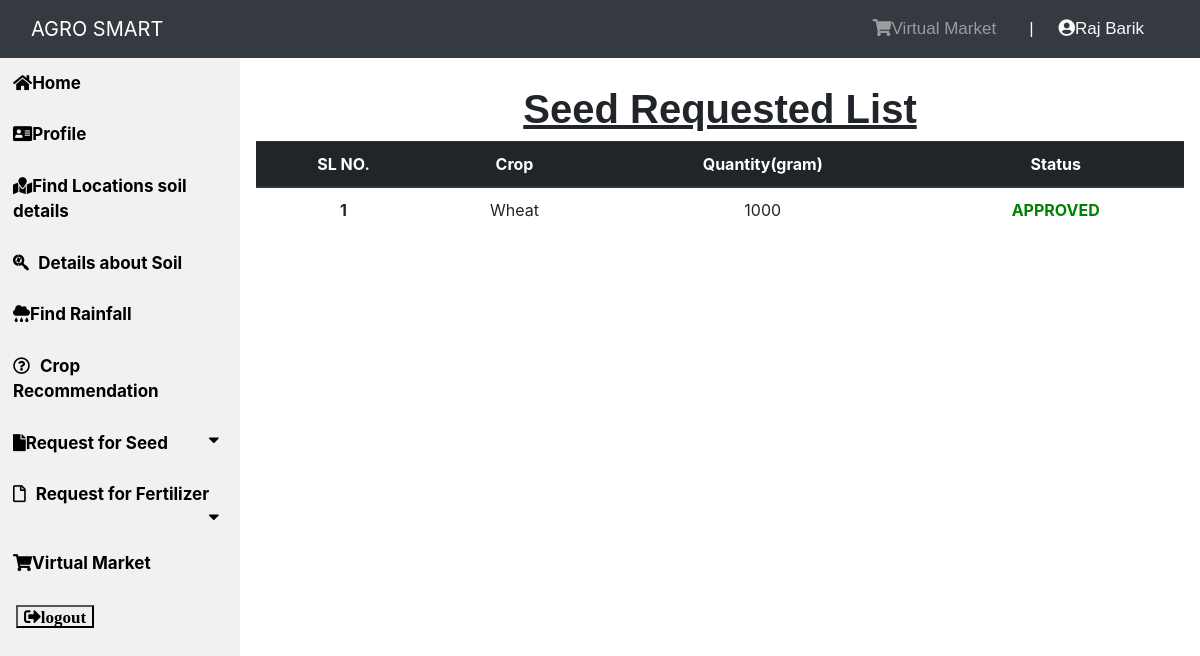
The app's page /visitor_seed_request (signed in) with its own data.
### app/models.py (models this page shows, shortened)
class Visitor(models.Model):
    user = models.OneToOneField(User, on_delete=models.CASCADE)
    joindate = models.DateField(auto_now_add=True)
    email = models.EmailField(unique=True)
    gender = models.CharField(max_length=20)
    district = models.ForeignKey(District, on_delete=models.CASCADE)
    status = models.BooleanField(default=False)
    @property
    def get_name(self):
        return self.user.first_name+" "+self.user.last_name

class RequestSeed(models.Model):
    name = models.CharField(max_length=30)
    username = models.CharField(max_length=30)
    email = models.CharField(max_length=30)
    district = models.CharField(max_length=30)
    gender = models.CharField(max_length=10)
    address = models.CharField(max_length=500)
    crop = models.CharField(max_length=20)
    quantity = models.IntegerField(5)
    requeston = models.DateField(auto_now_add=True)
    approve = models.BooleanField(default=False)
    reject = models.BooleanField(default=False)

### app/views.py (the view)
# urls.py: path('visitor_seed_request',visitor_seed_request, name='visitor_seed_request'),
@login_required(login_url='visitor_login')
@user_passes_test(is_visitor)
def visitor_seed_request(request):
    username=request.user.username
    seeds = RequestSeed.objects.all().filter(username=username)
    return render(request, 'visitor/visitor_seed_request.html',{'seeds':seeds})

### app/views.py (called while the page is built)
def is_visitor(user):
    return user.groups.filter(name='VISITOR').exists()

### app/templates/visitor/visitor_seed_request.html (shortened to what this page needs)
{% extends "visitor/visitor_home.html" %}
{% block content %}
{% load static %}
<link rel="stylesheet" type="text/css" href="{% static 'officer/officer_active_crop.css' %}">
    <div class="content">
        <h1><u><b>Seed Requested List</b></u></h1>
        <table class="table">
            <thead class="thead-dark">
                <tr>
                    <th scope="col">SL NO.</th>
                    <th scope="col">Crop</th>
                    <th scope="col">Quantity(gram)</th>
                    <th scope="col">Status</th>
                </tr>
            </thead>
            <tbody>
                {% for s in seeds %}
                <tr>
                    <th scope="row">{{ forloop.counter }}</th>
                    <td>{{s.crop}}</td>
                    <td>{{s.quantity}}</td>
                    <td>
                    {% if s.approve is True %}{% if s.reject is not True %}<font color='green'><b>APPROVED</b></font>{% endif %}{% endif %}
                    {% if s.approve is not True %}{% if s.reject is True %}<font color='red'><b>REJECTED</b></font>{% endif %}{% endif %}</td>
                </tr>
                {% endfor %}
            </tbody>
        </table>
{% endblock %}

### app/templates/visitor/visitor_home.html (shortened to what this page needs)
{% load crispy_forms_tags %}
<html>
    <head>
        <link rel="stylesheet" href="https://use.fontawesome.com/releases/v5.7.0/css/all.css">
        <link rel="stylesheet" href="https://maxcdn.bootstrapcdn.com/bootstrap/4.0.0/css/bootstrap.min.css">
        {% load static %}
        <link rel="stylesheet" type="text/css" href="{% static 'visitor/visitor_home.css' %}">
    </head>
    <body>
    <nav class="navbar navbar-dark navbar-expand-md sticky-top bg-dark">
        <div class="container-fluid"><a class="navbar-brand text-center" href="#" style="margin: 0px 0px;">AGRO SMART</a>
            <div class="collapse navbar-collapse" id="navcol-1">
                <ul class="nav navbar-nav text-light ml-auto">
                    <li class="nav-item" role="presentation"><a class="nav-link" href="{% url 'visitor_market_home' %}"><i class="fas fa-shopping-cart"></i>Virtual Market</a></li>
                    <li class="nav-item" role="presentation"><a class="bar">|</a></li>
                    <li class="nav-item" role="presentation"><a class="user"><i class="fas fa-user-circle"></i>{{user.visitor.get_name}}</a></li>
                </ul>
            </div>
        </div>
    </nav>
    <div class="sidebar">
        <a href="{% url 'visitor_home' %}"><i class="fas fa-home"></i>Home</a>
        <a href="{% url 'visitor_profile' %}"><i class="fas fa-address-card"></i>Profile</a>
        <a href="{% url 'visitor_find_soil' %}"><i class="fas fa-map-marked"></i>Find Locations soil details</a>
        <a href="{% url 'visitor_find_soil_detail' %}"><i class="fab fa-searchengin" style="padding-right: 10px;"></i>Details about Soil</a>
        <a href="{% url 'visitor_find_rainfall' %}"><i class="fas fa-cloud-rain"></i>Find Rainfall</a>
        <a href="{% url 'visitor_find_crop' %}"><i class="far fa-question-circle" style="padding-right: 10px;"></i>Crop Recommendation</a>
        <button class="dropdown-btn"><i class="fas fa-file"></i>Request for Seed<i class="fas fa-caret-down"></i></button>
        <button class="dropdown-btn"><i class="far fa-file" style="padding-right: 10px;"></i>Request for Fertilizer<i class="fas fa-caret-down"></i></button>
        <a href="{% url 'visitor_market_home' %}"><i class="fas fa-shopping-cart"></i>Virtual Market</a>
        <div class="logout">
            <form method="post" action="{% url 'logout' %}">
                <button class="fas fa-sign-out-alt"  type="submit">logout</button>
            </form>
        </div>
    </div>
    {% block content %}{% endblock %}
    </body>
</html>

### app/static/visitor/visitor_home.css (style rules this page uses)
.sidebar { margin: 0; padding: 0; width: 20%; background-color:#f1f1f1; position: fixed; height: 93%; overflow: auto; }
.sidebar a, .dropdown-btn, .dropdown-container a { display: block; color: black; padding: 13px; font-size: 17px; font-weight: bold; text-decoration: none; border: none; background: none; width:100%; text-align: left; cursor: pointer; outline: none; }
.logout { display: block; color: black; padding: 16px; font-size: 17px; font-weight: bold; text-decoration: none; }
div.content { padding: 1px 16px; height: auto; width: 80%; float: right; }
.fa-caret-down { float: right; padding-right: 8px; }
.nav-item { font-size: 17px; font-family:'Lucida Sans', 'Lucida Sans Regular', 'Lucida Grande', 'Lucida Sans Unicode', Geneva, Verdana, sans-serif; padding-right: 25px; }
div.content h1 { text-align: center; padding-top: 10px; font-family: 'Lucida Sans', 'Lucida Sans Regular', 'Lucida Grande', 'Lucida Sans Unicode', Geneva, Verdana, sans-serif; }
ul { list-style-type: none; list-style: none; align-items: center; }

### app/static/officer/officer_active_crop.css (style rules this page uses)
ul { list-style-type: none; list-style: none; align-items: center; }
tr { text-align: center; }

### records on screen
RequestSeed: crop "Wheat", quantity "1000", approve "APPROVED"

### other values on screen
{{ user.visitor.get_name }} "Raj Barik"
